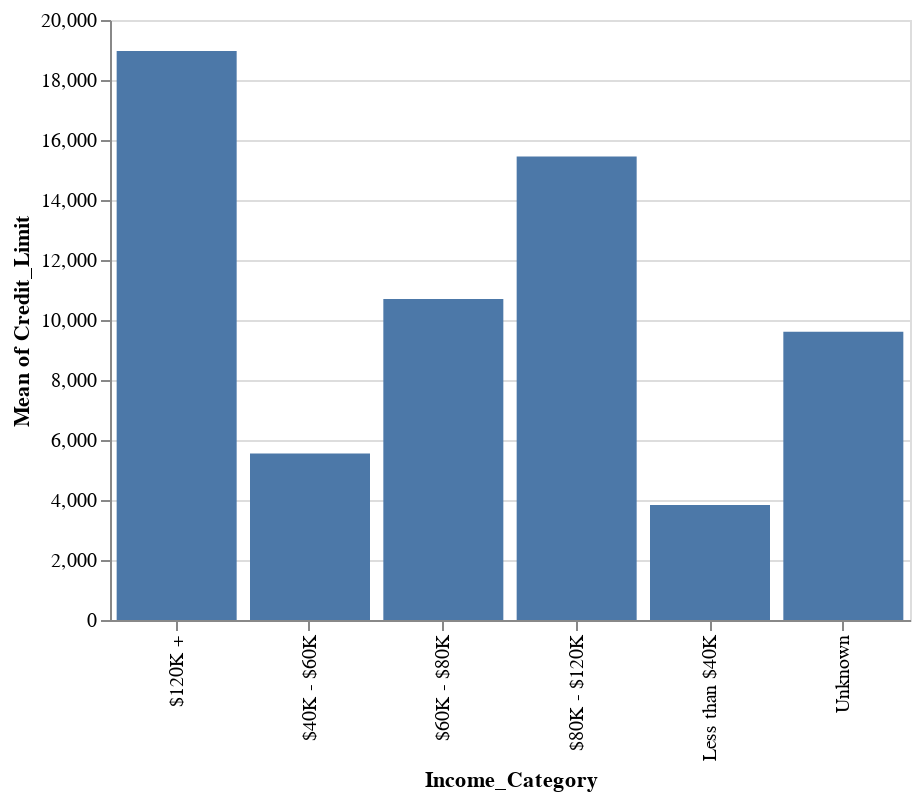

Notebook code cell kept with this figure:
### Code cell
(alt.Chart(df).
 mark_bar().
 encode(x="Income_Category", y="mean(Credit_Limit):Q").
 properties(height=300, width=400))

### Figure 1 — Vega-Lite specification as saved in the notebook (floating-point values rounded to 4 significant figures; data arrays with more than 128 entries replaced by an {"elided": "..."} marker saying what was removed)
{"config": {"view": {"continuousWidth": 400, "continuousHeight": 300}}, "data": {"name": "data-d237730688ba432572497e5e194f716c"}, "mark": "bar", "encoding": {"x": {"field": "Income_Category", "type": "nominal"}, "y": {"aggregate": "mean", "field": "Credit_Limit", "type": "quantitative"}}, "height": 300, "width": 400, "$schema": "https://vega.github.io/schema/vega-lite/v4.17.0.json", "datasets": {"data-d237730688ba432572497e5e194f716c": {"elided": "5000 records"}}}
